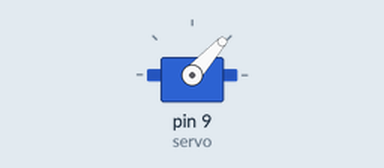
This sketch was run on a simulated Arduino Uno, built with avr-gcc and run on an emulated ATmega328P. Shown: servo.

Above: at 0.05 s.
At 2.0 s:
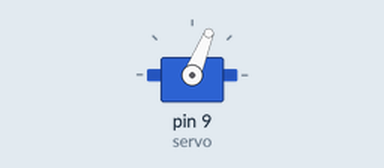
At 4.0 s:
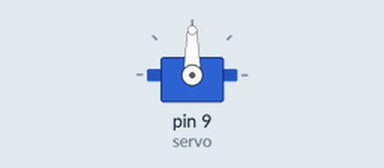
At 8.0 s:
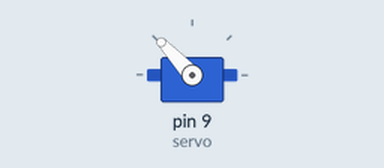
Timing chart, 0 to 10.4 s (numbered marks = the images above):
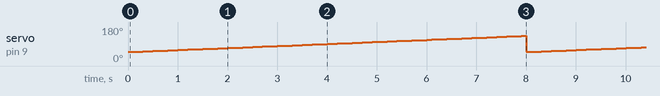

Measured:
- by itself, servo on pin 9 (servo): ramps from 48° to 133° and jumps back, once every 8.0 s

The sketch:

microservo.ino
```cpp
#include <Servo.h>

Servo servo;

void escreveAn(double angulo)
{
  if (angulo > 40) angulo = 40;
  if (angulo < -40) angulo = -40;
  servo.writeMicroseconds(angulo*12+1510);
}

void setup() {
  servo.attach(9, 500, 2500);
  Serial.begin(9600);
}

void loop() {

for (int i=-40; i<40; i++)
{
escreveAn(i);
delay (100);
}

}
```
